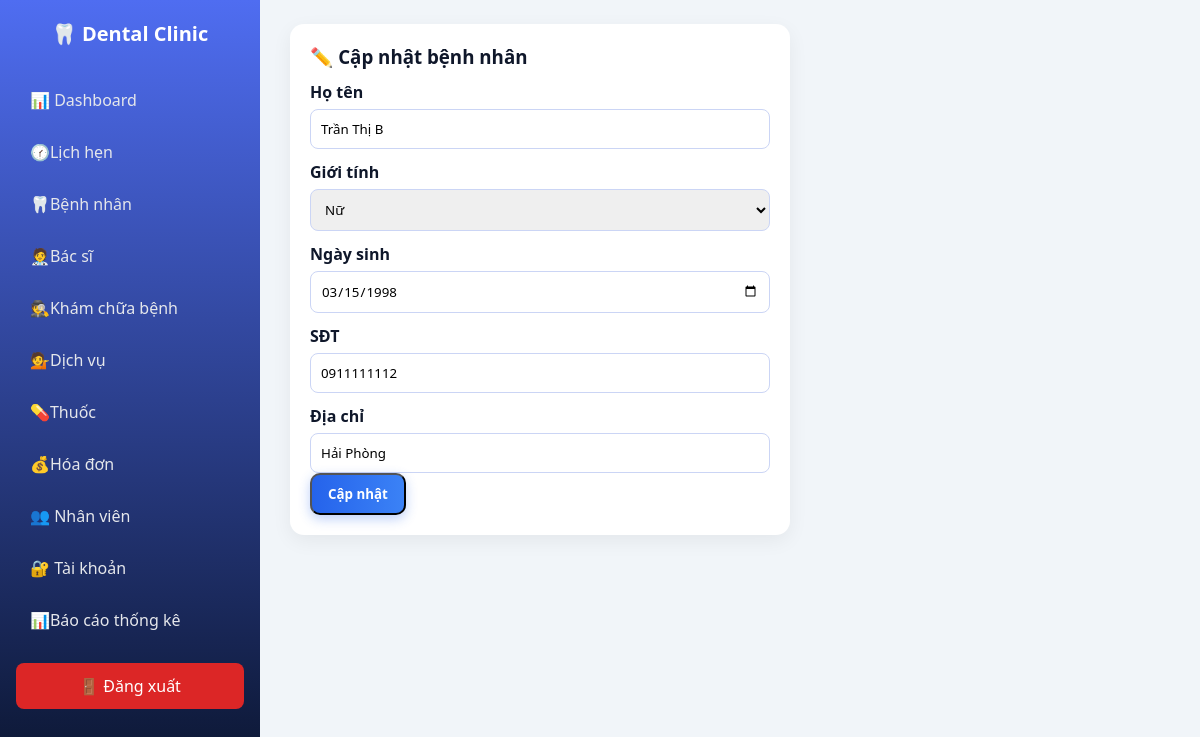
Screenshot of /dental_management/dashboard/dashboard.php?page=patient_edit&id=2 (signed in) with the database file from the repository.
### tables this page shows
CREATE TABLE `patients` (
  `patient_id` int(11) NOT NULL,
  `full_name` varchar(100) NOT NULL,
  `gender` enum('Nam','Nữ','Khác') DEFAULT NULL,
  `dob` date DEFAULT NULL,
  `phone` varchar(15) DEFAULT NULL,
  `address` varchar(255) DEFAULT NULL,
  `created_at` timestamp NOT NULL DEFAULT current_timestamp(),
  `status` enum('Hoạt động','Ngưng') DEFAULT 'Hoạt động'
);

### dental_management/dashboard/pages/patient_edit.php (the view, shortened to what this page needs)
<?php
require_once __DIR__ . "/../../api/db.php";
$id = (int)($_GET['id'] ?? 0);
$stmt = $pdo->prepare("SELECT * FROM patients WHERE patient_id=?");
$stmt->execute([$id]);
$p = $stmt->fetch();
?>
<div class="form-box">
    <h3>✏️ Cập nhật bệnh nhân</h3>
    <form method="post">
        <label>Họ tên</label>
        <input name="full_name" value="<?= htmlspecialchars($p['full_name']) ?>" required>
        <label>Giới tính</label>
        <select name="gender">
            <option <?= $p['gender']=='Nữ'?'selected':'' ?>>Nữ</option>
        </select>
        <label>Ngày sinh</label>
        <input type="date" name="dob" value="<?= $p['dob'] ?>">
        <label>SĐT</label>
        <input name="phone" value="<?= htmlspecialchars($p['phone']) ?>">
        <label>Địa chỉ</label>
        <input name="address" value="<?= htmlspecialchars($p['address']) ?>">
        <button class="btn-add">Cập nhật</button>
    </form>
</div>

### dental_management/dashboard/dashboard.css (style rules this page uses)
* { margin: 0; padding: 0; box-sizing: border-box; font-family: "Segoe UI", Tahoma, sans-serif; }
body { background: #f1f5f9; color: #0f172a; }
body { display: flex; min-height: 100vh; }
.btn-add { background: linear-gradient(90deg, #2563eb, #3b82f6); color: #fff; padding: 10px 16px; border-radius: 10px; text-decoration: none; font-weight: 600; box-shadow: 0 4px 12px rgba(37,99,235,0.3); }
.form-box { max-width: 500px; background: #fff; padding: 20px; border-radius: 14px; box-shadow: 0 6px 20px rgba(0,0,0,.06); }
.form-box label { display: block; margin-top: 12px; font-weight: 600; }
.form-box input, .form-box select { width: 100%; padding: 10px; margin-top: 6px; border-radius: 8px; border: 1px solid #cbd5f5; }

### rows the page displays
patients: full_name "Trần Thị B", gender "Nữ", dob "03/15/1998", phone "0911111112", address "Hải Phòng"
